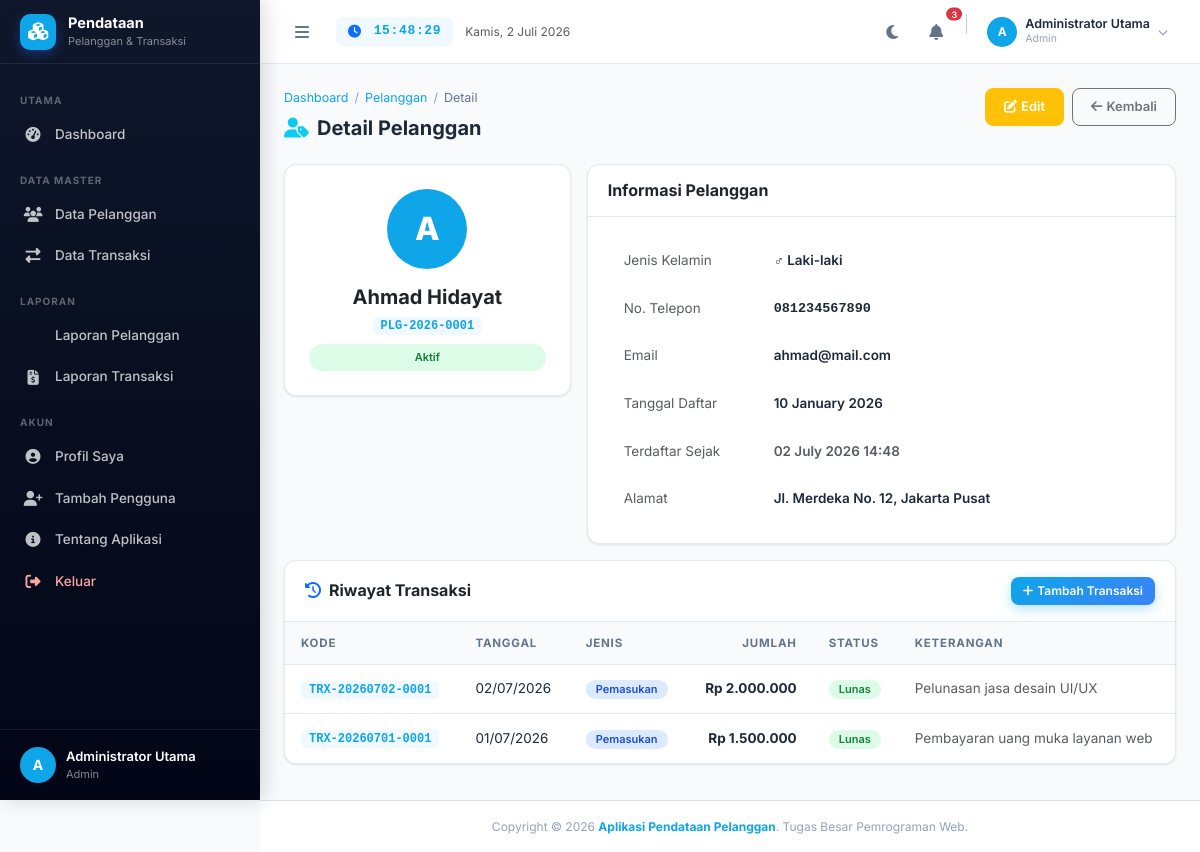
Screenshot of /pelanggan/detail.php?id=1 (signed in) with the database file from the repository.
### tables this page shows
CREATE TABLE IF NOT EXISTS `pelanggan` (
  `id_pelanggan`   INT(11)      NOT NULL AUTO_INCREMENT,
  `kode_pelanggan` VARCHAR(20)  NOT NULL,
  `nama`           VARCHAR(100) NOT NULL,
  `alamat`         TEXT         NOT NULL,
  `telepon`        VARCHAR(20)  NOT NULL,
  `email`          VARCHAR(100) NOT NULL DEFAULT '',
  `jenis_kelamin`  ENUM('L','P') NOT NULL,
  `tanggal_daftar` DATE         NOT NULL,
  `status`         ENUM('Aktif','Nonaktif') NOT NULL DEFAULT 'Aktif',
  `created_at`     TIMESTAMP    NOT NULL DEFAULT CURRENT_TIMESTAMP,
  PRIMARY KEY (`id_pelanggan`),
  UNIQUE KEY `uk_kode_pelanggan` (`kode_pelanggan`)
);

CREATE TABLE IF NOT EXISTS `transaksi` (
  `id_transaksi`   INT(11)      NOT NULL AUTO_INCREMENT,
  `kode_transaksi` VARCHAR(20)  NOT NULL,
  `id_pelanggan`   INT(11)      NOT NULL,
  `tanggal`        DATE         NOT NULL,
  `jenis_transaksi` ENUM('Pemasukan','Pengeluaran') NOT NULL,
  `jumlah`         DECIMAL(15,2) NOT NULL DEFAULT 0.00,
  `keterangan`     TEXT         DEFAULT NULL,
  `status`         ENUM('Lunas','Pending','Dibatalkan') NOT NULL DEFAULT 'Lunas',
  `created_at`     TIMESTAMP    NOT NULL DEFAULT CURRENT_TIMESTAMP,
  PRIMARY KEY (`id_transaksi`),
  UNIQUE KEY `uk_kode_transaksi` (`kode_transaksi`),
  CONSTRAINT `fk_transaksi_pelanggan`
    FOREIGN KEY (`id_pelanggan`)
    REFERENCES `pelanggan` (`id_pelanggan`)
    ON DELETE CASCADE ON UPDATE CASCADE
);

### config/koneksi.php (called while the page is built, shortened)
<?php
function e(string $str): string {
    return htmlspecialchars($str, ENT_QUOTES | ENT_HTML5, 'UTF-8');
}
function rupiah(float $angka): string {
    return 'Rp ' . number_format($angka, 0, ',', '.');
}

### pelanggan/detail.php (the view, shortened to what this page needs)
<?php
require_once '../config/koneksi.php';
$id = (int)($_GET['id'] ?? 0);
$s = mysqli_prepare($koneksi, "SELECT * FROM pelanggan WHERE id_pelanggan = ? LIMIT 1");
mysqli_stmt_bind_param($s, 'i', $id);
mysqli_stmt_execute($s);
$plg = mysqli_fetch_assoc(mysqli_stmt_get_result($s));
$s2 = mysqli_prepare($koneksi,
    "SELECT * FROM transaksi WHERE id_pelanggan = ? ORDER BY tanggal DESC");
mysqli_stmt_bind_param($s2, 'i', $id);
mysqli_stmt_execute($s2);
$trx_result = mysqli_stmt_get_result($s2);
require_once '../includes/header.php';
?>
<div class="d-flex" id="app-layout">
<?php require_once '../includes/sidebar.php'; ?>
    <div id="main-wrapper">
        <?php require_once '../includes/navbar.php'; ?>
        <main>
        <div class="content-wrapper">
            <div class="page-header d-flex justify-content-between align-items-start">
                <div>
                    <nav class="breadcrumb-custom mb-2">
                        <a href="../dashboard.php">Dashboard</a><span class="sep">/</span>
                        <a href="index.php">Pelanggan</a><span class="sep">/</span>
                        <span class="current">Detail</span>
                    </nav>
                    <h4><i class="fas fa-user-tag text-info me-2"></i>Detail Pelanggan</h4>
                </div>
                <div class="d-flex gap-2">
                    <a href="edit.php?id=<?= $id; ?>" class="btn btn-warning text-white">
                        <i class="fas fa-edit me-1"></i>Edit
                    </a>
                    <a href="index.php" class="btn btn-outline-secondary">
                        <i class="fas fa-arrow-left me-1"></i>Kembali
                    </a>
                </div>
            </div>
            <div class="row g-3">
                <div class="col-12 col-md-4">
                    <div class="card text-center p-4">
                        <div style="width:80px;height:80px;border-radius:50%;background:var(--primary);color:#fff;font-size:32px;font-weight:800;display:flex;align-items:center;justify-content:center;margin:0 auto 16px;">
                            <?= e(strtoupper(mb_substr($plg['nama'],0,1))); ?>
                        </div>
                        <h5 class="fw-bold mb-1"><?= e($plg['nama']); ?></h5>
                        <p class="text-muted mb-2"><span class="code-badge"><?= e($plg['kode_pelanggan']); ?></span></p>
                        <span class="badge <?= $plg['status']==='Aktif' ? 'badge-aktif' : 'badge-nonaktif'; ?> py-2 px-3">
                            <?= e($plg['status']); ?>
                        </span>
                    </div>
                </div>
                <div class="col-12 col-md-8">
                    <div class="card h-100">
                        <div class="card-header">
                            <h6 class="mb-0 fw-bold">Informasi Pelanggan</h6>
                        </div>
                        <div class="card-body">
                            <table class="table table-borderless" style="font-size:14px;">
                                <tbody>
                                    <tr>
                                        <td class="text-muted" style="width:150px;">Jenis Kelamin</td>
                                        <td class="fw-semibold"><?= $plg['jenis_kelamin'] === 'L' ? '♂ Laki-laki' : '♀ Perempuan'; ?></td>
                                    </tr>
                                    <tr>
                                        <td class="text-muted">No. Telepon</td>
                                        <td class="fw-semibold font-monospace"><?= e($plg['telepon']); ?></td>
                                    </tr>
                                    <tr>
                                        <td class="text-muted">Email</td>
                                        <td class="fw-semibold"><?= e($plg['email'] ?: '-'); ?></td>
                                    </tr>
                                    <tr>
                                        <td class="text-muted">Tanggal Daftar</td>
                                        <td class="fw-semibold"><?= date('d F Y', strtotime($plg['tanggal_daftar'])); ?></td>
                                    </tr>
                                    <tr>
                                        <td class="text-muted">Terdaftar Sejak</td>
                                        <td class="fw-semibold text-muted"><?= date('d F Y H:i', strtotime($plg['created_at'])); ?></td>
                                    </tr>
                                    <tr>
                                        <td class="text-muted">Alamat</td>
                                        <td class="fw-semibold"><?= nl2br(e($plg['alamat'])); ?></td>
                                    </tr>
                                </tbody>
                            </table>
                        </div>
                    </div>
                </div>
                <div class="col-12">
                    <div class="card">
                        <div class="card-header">
                            <h6 class="mb-0 fw-bold"><i class="fas fa-history me-2 text-primary"></i>Riwayat Transaksi</h6>
                            <a href="../transaksi/tambah.php?plg=<?= $id; ?>" class="btn btn-sm btn-primary">
                                <i class="fas fa-plus me-1"></i>Tambah Transaksi
                            </a>
                        </div>
                        <div class="table-responsive">
                            <table class="table">
                                <thead>
                                    <tr>
                                        <th>Kode</th>
                                        <th>Tanggal</th>
                                        <th>Jenis</th>
                                        <th class="text-end">Jumlah</th>
                                        <th>Status</th>
                                        <th>Keterangan</th>
                                    </tr>
                                </thead>
                                <tbody>
                                <?php if (mysqli_num_rows($trx_result) > 0):
                                    while ($t = mysqli_fetch_assoc($trx_result)): ?>
                                    <tr>
                                        <td><span class="code-badge"><?= e($t['kode_transaksi']); ?></span></td>
                                        <td><?= date('d/m/Y', strtotime($t['tanggal'])); ?></td>
                                        <td>
                                            <span class="badge <?= $t['jenis_transaksi']==='Pemasukan' ? 'badge-masuk' : 'badge-keluar'; ?>">
                                                <?= e($t['jenis_transaksi']); ?>
                                            </span>
                                        </td>
                                        <td class="text-end fw-bold"><?= rupiah($t['jumlah']); ?></td>
                                        <td>
                                            <?php $cls = match($t['status']) {'Lunas'=>'badge-lunas','Pending'=>'badge-pending',default=>'badge-batal'}; ?>
                                            <span class="badge <?= $cls; ?>"><?= e($t['status']); ?></span>
                                        </td>
                                        <td class="text-muted"><?= e($t['keterangan'] ?: '-'); ?></td>
                                    </tr>
                                    <?php endwhile;
                                else: ?>
                                    <tr><td colspan="6" class="text-center py-4 text-muted">Belum ada transaksi.</td></tr>
                                <?php endif; ?>
                                </tbody>
                            </table>
                        </div>
                    </div>
                </div>
            </div>
        </div>
        </main>
    </div>
</div>
<?php
require_once '../includes/footer.php';
?>

### assets/css/style.css (style rules this page uses)
:root { --primary: #0ea5e9; --primary-dark: #0284c7; --primary-light: #f0f9ff; --secondary: #64748B; --success: #10b981; --danger: #f43f5e; --warning: #f59e0b; --info: #06b6d4; --sidebar-width: 260px; --sidebar-mini: 72px; --navbar-height: 64px; --bg-body: #F8FAFC; --bg-card: #FFFFFF; --bg-sidebar: #0f172a; --bg-sidebar-dark: #020617; --bg-sidebar-hover: rgba(255,255,255,0.08); --bg-sidebar-active:rgba(255,255,255,0.14); --bg-navbar: #FFFFFF; --text-primary: #1E293B; --text-secondary: #64748B; --text-muted: #94A3B8; --text-sidebar: rgba(255,255,255,0.75); --text-sidebar-act: #FFFFFF; --border-color: #E2E8F0; --border-radius: 12px; --border-radius-sm: 8px; --shadow-sm: 0 1px 3px rgba(0,0,0,.06), 0 1px 2px rgba(0,0,0,.04); --shadow-md: 0 4px 16px rgba(0,0,0,.07), 0 2px 6px rgba(0,0,0,.05); --shadow-lg: 0 10px 30px rgba(0,0,0,.10), 0 4px 10px rgba(0,0,0,.06); --transition: all .25s cubic-bezier(.4,0,.2,1); }
*, *::before, *::after { box-sizing: border-box; margin: 0; padding: 0; }
html { scroll-behavior: smooth; }
body { font-family: 'Inter', system-ui, sans-serif; font-size: 14px; line-height: 1.6; background-color: var(--bg-body); color: var(--text-primary); transition: background-color .3s ease, color .3s ease; overflow-x: hidden; }
a { color: var(--primary); text-decoration: none; transition: var(--transition); }
#main-wrapper { margin-left: var(--sidebar-width); min-height: 100vh; display: flex; flex-direction: column; transition: margin-left .25s cubic-bezier(.4,0,.2,1); }
.content-wrapper { flex: 1; padding: 24px; }
.page-header { margin-bottom: 24px; }
.page-header h4 { font-size: 20px; font-weight: 700; color: var(--text-primary); margin: 0; }
.breadcrumb-custom { display: flex; align-items: center; gap: 6px; font-size: 12.5px; }
.breadcrumb-custom a { color: var(--primary); }
.breadcrumb-custom .sep { color: var(--text-muted); }
.breadcrumb-custom .current { color: var(--text-secondary); }
.card { background: var(--bg-card); border: 1px solid var(--border-color); border-radius: var(--border-radius); box-shadow: var(--shadow-sm); transition: transform 0.3s cubic-bezier(0.4, 0, 0.2, 1), box-shadow 0.3s cubic-bezier(0.4, 0, 0.2, 1); overflow: hidden; }
.card-header { background: transparent; border-bottom: 1px solid var(--border-color); padding: 16px 20px; display: flex; align-items: center; justify-content: space-between; }
.card-body { padding: 20px; }
.table { margin: 0; color: var(--text-primary); }
.table th { background: var(--bg-body); font-size: 11.5px; font-weight: 700; text-transform: uppercase; letter-spacing: .07em; color: var(--text-secondary); border-color: var(--border-color); padding: 12px 16px; white-space: nowrap; }
.table td { padding: 13px 16px; vertical-align: middle; border-color: var(--border-color); font-size: 13.5px; color: var(--text-primary); }
.table tbody tr:last-child td { border-bottom: none; }
.btn { font-size: 13px; font-weight: 600; border-radius: var(--border-radius-sm); padding: 8px 18px; transition: var(--transition); border-width: 1.5px; }
.btn-primary { background: linear-gradient(135deg, #0ea5e9, #3b82f6); border: none; color: #fff; box-shadow: 0 4px 12px rgba(14, 165, 233, 0.3); }
.btn-sm { padding: 5px 12px; font-size: 12px; }
.badge { font-size: 11px; font-weight: 600; padding: 4px 10px; border-radius: 99px; }
.badge-aktif { background: #DCFCE7; color: #15803D; }
.badge-lunas { background: #DCFCE7; color: #15803D; }
.badge-masuk { background: #DBEAFE; color: #1D4ED8; }
.code-badge { font-family: 'Courier New', monospace; font-size: 12px; font-weight: 700; color: var(--primary); background: var(--primary-light); padding: 2px 8px; border-radius: 5px; }

### rows the page displays
pelanggan: nama "A", nama "Ahmad Hidayat", kode_pelanggan "PLG-2026-0001", status "Aktif", telepon "081234567890", email "ahmad@mail.com", tanggal_daftar "10 January 2026", created_at "02 July 2026 14:48", alamat "Jl. Merdeka No. 12, Jakarta Pusat"
transaksi: kode_transaksi "TRX-20260702-0001", tanggal "02/07/2026", jenis_transaksi "Pemasukan", jumlah "Rp 2.000.000", status "Lunas", keterangan "Pelunasan jasa desain UI/UX"
transaksi: kode_transaksi "TRX-20260701-0001", tanggal "01/07/2026", jenis_transaksi "Pemasukan", jumlah "Rp 1.500.000", status "Lunas", keterangan "Pembayaran uang muka layanan web"

### other values shown
$inisial "A"
$nama_user "Administrator Utama"
$role_user "Admin"
mb_substr($_SESSION['nama'] ?? 'U', 0, 1) "A"
$_SESSION['nama'] "Administrator Utama"
$_SESSION['role'] "Admin"
